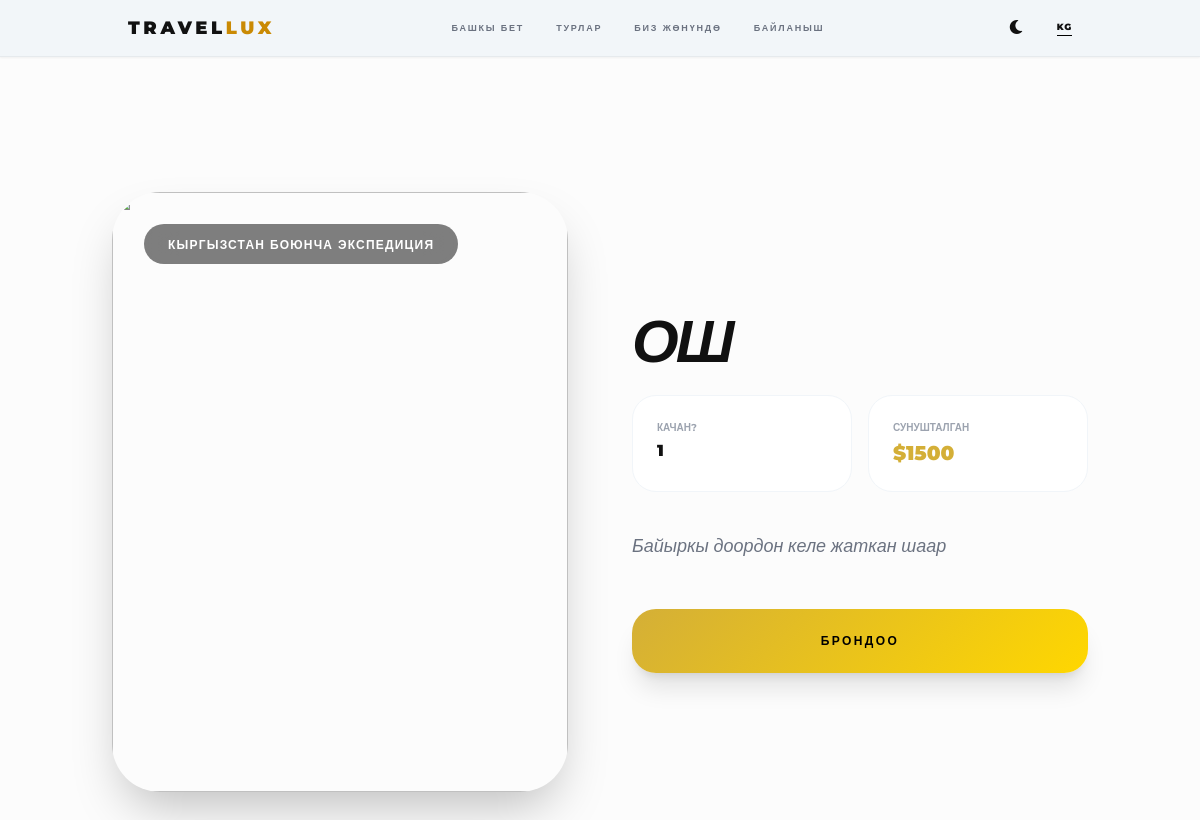
Page /tour/3/ on the earlier database version.
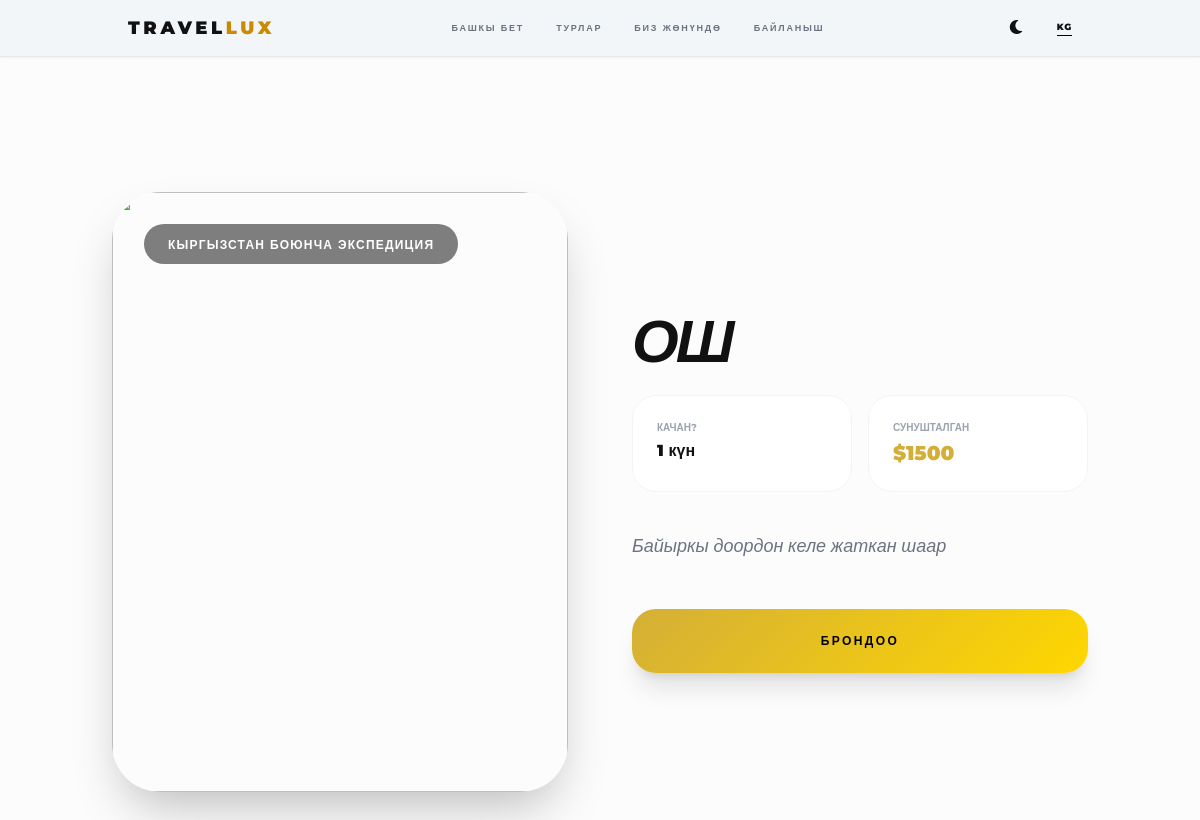
Same page on the later database version.
### tours/models.py (models this page shows, shortened)
class Tour(models.Model):
    CATEGORY_CHOICES = [
        ('mountain', 'Тоо турлары'),
        ('horse', 'Атчан жүрүү'),
        ('vip', 'VIP Экспедиция'),
    ]
    MONTH_CHOICES = [
        ('Март', 'Март'),
        ('Апрель', 'Апрель'),
        ('Май', 'Май'),
        ('Июнь', 'Июнь'),
        ('Июль', 'Июль'),
        ('Август', 'Август'),
        ('Сентябрь', 'Сентябрь'),
        ('Октябрь', 'Октябрь'),
    ]
    title = models.CharField(max_length=200, verbose_name="Турдун аталышы")
    description = models.TextField(verbose_name="Сүрөттөмөсү")
    price = models.IntegerField(verbose_name="Баасы (сом)")
    duration = models.CharField(max_length=100, verbose_name="Мөөнөтү")
    image = CloudinaryField('Башкы сүрөт')
    category = models.CharField(
        max_length=20,
        choices=CATEGORY_CHOICES,
        default='mountain',
        verbose_name="Категория"
    )
    month = models.CharField(
        max_length=20,
        choices=MONTH_CHOICES,
        null=True,
        blank=True,
        verbose_name="Кайсы айга таандык?"
    )
    program = models.TextField(
        verbose_name="Турдун программасы",
        help_text="Ар бир күндү жаңы саптан жазыңыз (мисалы: 1-күн: Тосуп алуу)",
        blank=True, null=True
    )
    included = models.TextField(
        verbose_name="Баага эмнелер кирет?",
        help_text="Ар бир кызматты жаңы саптан жазыңыз",
        blank=True, null=True
    )
    not_included = models.TextField(
        verbose_name="Баага эмнелер кирбейт?",
        help_text="Ар бир пунктту жаңы саптан жазыңыз",
        blank=True, null=True
    )
    map_embed = models.TextField(blank=True, null=True, verbose_name="Карта (iframe)")
    created_at = models.DateTimeField(auto_now_add=True, null=True, blank=True)
    class Meta:
        verbose_name = "Тур"
        verbose_name_plural = "Турлар"
        ordering = ['-created_at']

### tours/views.py (the view)
# urls.py: path('tour/<int:pk>/', views.tour_detail, name='tour_detail'),
def tour_detail(request, pk):
    tour = get_object_or_404(Tour, pk=pk)
    related_tours = Tour.objects.filter(category=tour.category).exclude(pk=pk)[:3]
    context = {
        'tour': tour,
        'related_tours': related_tours,
        'whatsapp_number': '996553956070',  # Сиздин номериңиз
    }
    return render(request, 'tours/tour_detail.html', context)

### tours/templates/tours/tour_detail.html (shortened to what this page needs)
{% extends 'tours/base.html' %}
{% block content %}
<section class="pt-32 pb-20 dark:bg-[#0f172a] transition-colors duration-500">
    <div class="container mx-auto px-6">
        <div class="grid grid-cols-1 lg:grid-cols-2 gap-16">
            <div class="relative h-[400px] md:h-[600px] rounded-[3rem] overflow-hidden shadow-2xl">
                <img src="{{ tour.image.url }}" class="w-full h-full object-cover">
                <div class="absolute top-8 left-8 bg-black/50 backdrop-blur-lg px-6 py-2 rounded-full">
                    <span class="text-white text-xs font-black uppercase tracking-widest" data-i18n="detail-tag">Кыргызстан</span>
                </div>
            </div>
            <div class="flex flex-col justify-center">
                <h1 class="text-4xl md:text-6xl font-black mb-6 uppercase italic tracking-tighter dark:text-white leading-none">
                    {{ tour.title }}
                </h1>
                <div class="grid grid-cols-2 gap-4 mb-10">
                    <div class="info-card p-6">
                        <span class="text-[10px] uppercase font-bold text-gray-400 block mb-1" data-i18n="search-when">Качан?</span>
                        <span class="font-black dark:text-white">{{ tour.duration }}</span>
                    </div>
                    <div class="info-card p-6">
                        <span class="text-[10px] uppercase font-bold text-gray-400 block mb-1" data-i18n="tours-title">Баасы</span>
                        <span class="font-black text-[#D4AF37] text-xl">${{ tour.price }}</span>
                    </div>
                </div>
                <div class="prose dark:prose-invert max-w-none mb-12">
                    <p class="text-gray-500 dark:text-gray-400 text-lg leading-relaxed italic">
                        {{ tour.description }}
                    </p>
                </div>
                <a href="https://wa.me/996553956070" class="gold-gradient w-full py-6 rounded-3xl text-center text-black font-black uppercase tracking-[0.2em] text-xs shadow-xl hover:scale-[1.02] transition-transform">
                    <span data-i18n="btn-book-now">Брондоо</span>
                </a>
            </div>
        </div>
    </div>
</section>
{% endblock %}

Differences in the rows shown:
changed Tour "ОШ": duration "1" → "1 күн"
